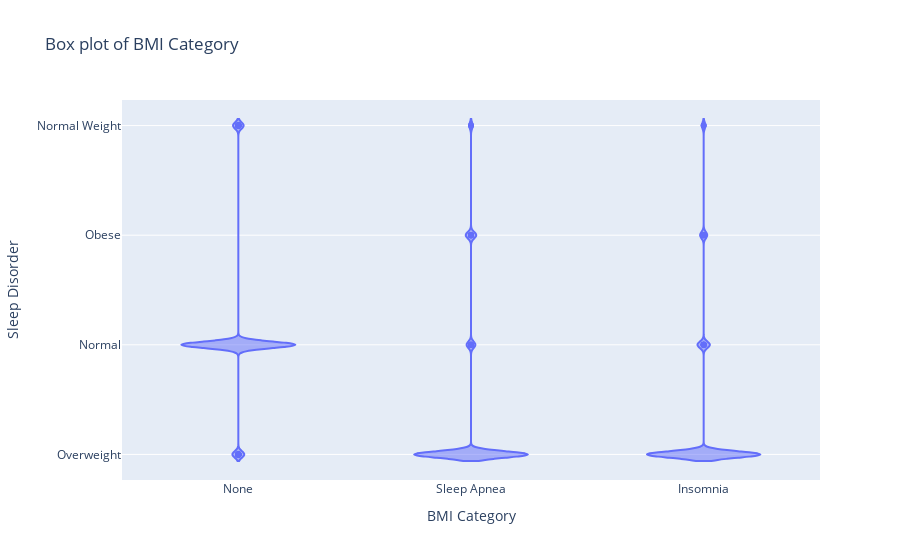

This figure's notebook cell:
### Code cell
# Two categorical variables plotted against each other
# Plotting a box plot for the relationship between the Sleep Disorder and BMI Category
fig = px.violin(sleep_data, x="sleep_disorder", y="bmi_category",
             title="Box plot of BMI Category")

fig.update_layout(
    xaxis_title="BMI Category",
    yaxis_title="Sleep Disorder",
)

fig.show()

### Figure 1 — Plotly figure (JSON) as saved in the notebook; plotly's stock layout.template omitted (floating-point values rounded to 4 significant figures; data arrays with more than 128 entries replaced by an {"elided": "..."} marker saying what was removed)
{"data": [{"alignmentgroup": "True", "box": {"visible": false}, "hovertemplate": "sleep_disorder=%{x}<br>bmi_category=%{y}<extra></extra>", "legendgroup": "", "marker": {"color": "#636efa"}, "name": "", "offsetgroup": "", "orientation": "v", "scalegroup": "True", "showlegend": false, "type": "violin", "x": {"elided": "374 str values"}, "x0": " ", "xaxis": "x", "y": {"elided": "374 str values"}, "y0": " ", "yaxis": "y"}], "layout": {"legend": {"tracegroupgap": 0}, "title": {"text": "Box plot of BMI Category"}, "violinmode": "group", "xaxis": {"anchor": "y", "domain": [0, 1], "title": {"text": "BMI Category"}}, "yaxis": {"anchor": "x", "domain": [0, 1], "title": {"text": "Sleep Disorder"}}}}
